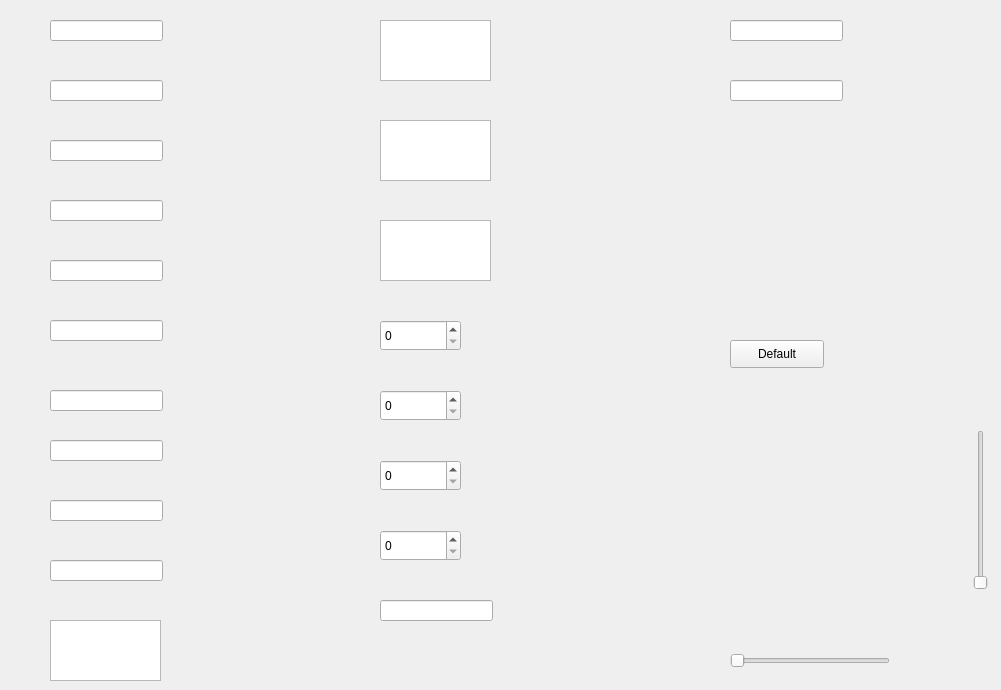
      <widget class="QWidget" name="tab_4">
       <attribute name="title">
        <string>输入</string>
       </attribute>
       <widget class="Element::InputText" name="input_11">
        <property name="geometry">
         <rect>
          <x>50</x>
          <y>620</y>
          <width>111</width>
          <height>61</height>
         </rect>
        </property>
       </widget>
       <widget class="Element::InputLine" name="input_01">
        <property name="geometry">
         <rect>
          <x>50</x>
          <y>20</y>
          <width>113</width>
          <height>21</height>
         </rect>
        </property>
       </widget>
       <widget class="Element::InputLine" name="input_02">
        <property name="geometry">
         <rect>
          <x>50</x>
          <y>80</y>
          <width>113</width>
          <height>21</height>
         </rect>
        </property>
       </widget>
       <widget class="Element::InputLine" name="input_03">
        <property name="geometry">
         <rect>
          <x>50</x>
          <y>140</y>
          <width>113</width>
          <height>21</height>
         </rect>
        </property>
       </widget>
       <widget class="Element::InputLine" name="input_04">
        <property name="geometry">
         <rect>
          <x>50</x>
          <y>200</y>
          <width>113</width>
          <height>21</height>
         </rect>
        </property>
       </widget>
       <widget class="Element::InputLine" name="input_05">
        <property name="geometry">
         <rect>
          <x>50</x>
          <y>260</y>
          <width>113</width>
          <height>21</height>
         </rect>
        </property>
       </widget>
       <widget class="Element::InputLine" name="input_06">
        <property name="geometry">
         <rect>
          <x>50</x>
          <y>320</y>
          <width>113</width>
          <height>21</height>
         </rect>
        </property>
       </widget>
       <widget class="Element::InputLine" name="input_07">
        <property name="geometry">
         <rect>
          <x>50</x>
          <y>390</y>
          <width>113</width>
          <height>21</height>
         </rect>
        </property>
       </widget>
       <widget class="Element::InputLine" name="input_08">
        <property name="geometry">
         <rect>
          <x>50</x>
          <y>440</y>
          <width>113</width>
          <height>21</height>
         </rect>
        </property>
       </widget>
       <widget class="Element::InputLine" name="input_09">
        <property name="geometry">
         <rect>
          <x>50</x>
          <y>500</y>
          <width>113</width>
          <height>21</height>
         </rect>
        </property>
       </widget>
       <widget class="Element::InputLine" name="input_10">
        <property name="geometry">
         <rect>
          <x>50</x>
          <y>560</y>
          <width>113</width>
          <height>21</height>
         </rect>
        </property>
       </widget>
       <widget class="Element::InputText" name="input_12">
        <property name="geometry">
         <rect>
          <x>380</x>
          <y>20</y>
          <width>111</width>
          <height>61</height>
         </rect>
        </property>
       </widget>
       <widget class="Element::InputText" name="input_13">
        <property name="geometry">
         <rect>
          <x>380</x>
          <y>120</y>
          <width>111</width>
          <height>61</height>
         </rect>
        </property>
       </widget>
       <widget class="Element::InputText" name="input_14">
        <property name="geometry">
         <rect>
          <x>380</x>
          <y>220</y>
          <width>111</width>
          <height>61</height>
         </rect>
        </property>
       </widget>
       <widget class="Element::InputNumber" name="spinBox_1">
        <property name="geometry">
         <rect>
          <x>380</x>
          <y>320</y>
          <width>81</width>
          <height>31</height>
         </rect>
        </property>
       </widget>
       <widget class="Element::InputNumber" name="spinBox_2">
        <property name="geometry">
         <rect>
          <x>380</x>
          <y>390</y>
          <width>81</width>
          <height>31</height>
         </rect>
        </property>
       </widget>
       <widget class="Element::InputNumber" name="spinBox_3">
        <property name="geometry">
         <rect>
          <x>380</x>
          <y>460</y>
          <width>81</width>
          <height>31</height>
         </rect>
        </property>
       </widget>
       <widget class="Element::InputNumber" name="spinBox_4">
        <property name="geometry">
         <rect>
          <x>380</x>
          <y>530</y>
          <width>81</width>
          <height>31</height>
         </rect>
        </property>
       </widget>
       <widget class="Element::InputTag" name="input_15">
        <property name="geometry">
         <rect>
          <x>380</x>
          <y>600</y>
          <width>113</width>
          <height>21</height>
         </rect>
        </property>
       </widget>
       <widget class="Element::Autocomplete" name="autocomplete">
        <property name="geometry">
         <rect>
          <x>730</x>
          <y>20</y>
          <width>113</width>
          <height>21</height>
         </rect>
        </property>
       </widget>
       <widget class="Element::Button" name="button_63">
        <property name="geometry">
         <rect>
          <x>730</x>
          <y>340</y>
          <width>94</width>
          <height>28</height>
         </rect>
        </property>
        <property name="text">
         <string>Default</string>
        </property>
       </widget>
       <widget class="Element::Switch" name="switch_1" native="true">
        <property name="geometry">
         <rect>
          <x>730</x>
          <y>430</y>
          <width>61</width>
          <height>31</height>
         </rect>
        </property>
       </widget>
       <widget class="Element::Switch" name="switch_2" native="true">
        <property name="geometry">
         <rect>
          <x>730</x>
          <y>490</y>
          <width>61</width>
          <height>31</height>
         </rect>
        </property>
       </widget>
       <widget class="Element::Switch" name="switch_3" native="true">
        <property name="geometry">
         <rect>
          <x>730</x>
          <y>540</y>
          <width>61</width>
          <height>31</height>
         </rect>
        </property>
       </widget>
       <widget class="Element::Slider" name="slider_1">
        <property name="geometry">
         <rect>
          <x>730</x>
          <y>650</y>
          <width>160</width>
          <height>22</height>
         </rect>
        </property>
        <property name="orientation">
         <enum>Qt::Horizontal</enum>
        </property>
       </widget>
       <widget class="Element::Slider" name="slider_2">
        <property name="geometry">
         <rect>
          <x>970</x>
          <y>430</y>
          <width>22</width>
          <height>160</height>
         </rect>
        </property>
        <property name="orientation">
         <enum>Qt::Vertical</enum>
        </property>
       </widget>
       <widget class="Element::Select" name="select">
        <property name="geometry">
         <rect>
          <x>730</x>
          <y>80</y>
          <width>113</width>
          <height>21</height>
         </rect>
        </property>
       </widget>
      </widget>
